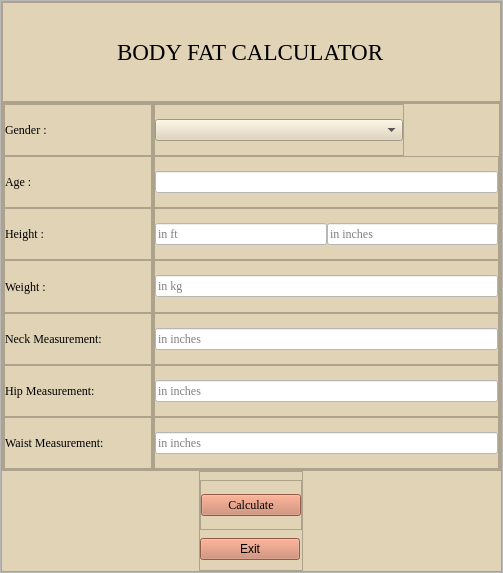
<?xml version="1.0" encoding="UTF-8"?>
<ui version="4.0">
 <class>basic</class>
 <widget class="QMainWindow" name="basic">
  <property name="geometry">
   <rect>
    <x>0</x>
    <y>0</y>
    <width>503</width>
    <height>573</height>
   </rect>
  </property>
  <property name="windowTitle">
   <string>basic</string>
  </property>
  <widget class="QWidget" name="centralwidget">
   <layout class="QVBoxLayout" name="verticalLayout">
    <property name="spacing">
     <number>0</number>
    </property>
    <property name="leftMargin">
     <number>0</number>
    </property>
    <property name="topMargin">
     <number>0</number>
    </property>
    <property name="rightMargin">
     <number>0</number>
    </property>
    <property name="bottomMargin">
     <number>0</number>
    </property>
    <item>
     <widget class="QFrame" name="frame">
      <property name="frameShape">
       <enum>QFrame::StyledPanel</enum>
      </property>
      <property name="frameShadow">
       <enum>QFrame::Raised</enum>
      </property>
      <layout class="QHBoxLayout" name="horizontalLayout">
       <property name="spacing">
        <number>0</number>
       </property>
       <property name="leftMargin">
        <number>0</number>
       </property>
       <property name="topMargin">
        <number>0</number>
       </property>
       <property name="rightMargin">
        <number>0</number>
       </property>
       <property name="bottomMargin">
        <number>0</number>
       </property>
       <item>
        <widget class="QFrame" name="frame_2">
         <property name="maximumSize">
          <size>
           <width>16777215</width>
           <height>16777215</height>
          </size>
         </property>
         <property name="styleSheet">
          <string notr="true">QMainWindow {background: #e0d3b6;}
QWidget {background: #e0d3b6;}
QFrame {background: #e0d3b6;}
QCommandLinkButton  {background:#e0d3b6;}
QLabel {background: #e0d3b6;}
QLineEdit {font: #161514;}




</string>
         </property>
         <property name="frameShape">
          <enum>QFrame::StyledPanel</enum>
         </property>
         <property name="frameShadow">
          <enum>QFrame::Raised</enum>
         </property>
         <layout class="QVBoxLayout" name="verticalLayout_22">
          <property name="spacing">
           <number>0</number>
          </property>
          <property name="leftMargin">
           <number>0</number>
          </property>
          <property name="topMargin">
           <number>0</number>
          </property>
          <property name="rightMargin">
           <number>0</number>
          </property>
          <property name="bottomMargin">
           <number>0</number>
          </property>
          <item>
           <widget class="QFrame" name="frame_28">
            <property name="maximumSize">
             <size>
              <width>16777215</width>
              <height>100</height>
             </size>
            </property>
            <property name="frameShape">
             <enum>QFrame::StyledPanel</enum>
            </property>
            <property name="frameShadow">
             <enum>QFrame::Raised</enum>
            </property>
            <layout class="QHBoxLayout" name="horizontalLayout_2">
             <property name="spacing">
              <number>0</number>
             </property>
             <property name="leftMargin">
              <number>0</number>
             </property>
             <property name="topMargin">
              <number>0</number>
             </property>
             <property name="rightMargin">
              <number>0</number>
             </property>
             <property name="bottomMargin">
              <number>0</number>
             </property>
             <item alignment="Qt::AlignHCenter">
              <widget class="QLabel" name="label">
               <property name="font">
                <font>
                 <family>Times New Roman</family>
                 <pointsize>17</pointsize>
                </font>
               </property>
               <property name="text">
                <string>BODY FAT CALCULATOR</string>
               </property>
              </widget>
             </item>
            </layout>
           </widget>
          </item>
          <item>
           <widget class="QFrame" name="frame_30">
            <property name="frameShape">
             <enum>QFrame::StyledPanel</enum>
            </property>
            <property name="frameShadow">
             <enum>QFrame::Raised</enum>
            </property>
            <layout class="QHBoxLayout" name="horizontalLayout_3">
             <property name="spacing">
              <number>0</number>
             </property>
             <property name="leftMargin">
              <number>0</number>
             </property>
             <property name="topMargin">
              <number>0</number>
             </property>
             <property name="rightMargin">
              <number>0</number>
             </property>
             <property name="bottomMargin">
              <number>0</number>
             </property>
             <item>
              <widget class="QFrame" name="frame_31">
               <property name="minimumSize">
                <size>
                 <width>150</width>
                 <height>0</height>
                </size>
               </property>
               <property name="frameShape">
                <enum>QFrame::StyledPanel</enum>
               </property>
               <property name="frameShadow">
                <enum>QFrame::Raised</enum>
               </property>
               <layout class="QVBoxLayout" name="verticalLayout_2">
                <property name="spacing">
                 <number>0</number>
                </property>
                <property name="leftMargin">
                 <number>0</number>
                </property>
                <property name="topMargin">
                 <number>0</number>
                </property>
                <property name="rightMargin">
                 <number>0</number>
                </property>
                <property name="bottomMargin">
                 <number>0</number>
                </property>
                <item>
                 <widget class="QFrame" name="frame_33">
                  <property name="frameShape">
                   <enum>QFrame::StyledPanel</enum>
                  </property>
                  <property name="frameShadow">
                   <enum>QFrame::Raised</enum>
                  </property>
                  <layout class="QHBoxLayout" name="horizontalLayout_7">
                   <property name="spacing">
                    <number>0</number>
                   </property>
                   <property name="leftMargin">
                    <number>0</number>
                   </property>
                   <property name="topMargin">
                    <number>0</number>
                   </property>
                   <property name="rightMargin">
                    <number>0</number>
                   </property>
                   <property name="bottomMargin">
                    <number>0</number>
                   </property>
                   <item>
                    <widget class="QLabel" name="label_2">
                     <property name="font">
                      <font>
                       <family>Times New Roman</family>
                      </font>
                     </property>
                     <property name="text">
                      <string>Gender :</string>
                     </property>
                    </widget>
                   </item>
                  </layout>
                 </widget>
                </item>
                <item>
                 <widget class="QFrame" name="frame_36">
                  <property name="frameShape">
                   <enum>QFrame::StyledPanel</enum>
                  </property>
                  <property name="frameShadow">
                   <enum>QFrame::Raised</enum>
                  </property>
                  <layout class="QHBoxLayout" name="horizontalLayout_8">
                   <property name="spacing">
                    <number>0</number>
                   </property>
                   <property name="leftMargin">
                    <number>0</number>
                   </property>
                   <property name="topMargin">
                    <number>0</number>
                   </property>
                   <property name="rightMargin">
                    <number>0</number>
                   </property>
                   <property name="bottomMargin">
                    <number>0</number>
                   </property>
                   <item>
                    <widget class="QLabel" name="label_3">
                     <property name="font">
                      <font>
                       <family>Times New Roman</family>
                      </font>
                     </property>
                     <property name="text">
                      <string>Age :</string>
                     </property>
                    </widget>
                   </item>
                  </layout>
                 </widget>
                </item>
                <item>
                 <widget class="QFrame" name="frame_34">
                  <property name="frameShape">
                   <enum>QFrame::StyledPanel</enum>
                  </property>
                  <property name="frameShadow">
                   <enum>QFrame::Raised</enum>
                  </property>
                  <layout class="QHBoxLayout" name="horizontalLayout_9">
                   <property name="spacing">
                    <number>0</number>
                   </property>
                   <property name="leftMargin">
                    <number>0</number>
                   </property>
                   <property name="topMargin">
                    <number>0</number>
                   </property>
                   <property name="rightMargin">
                    <number>0</number>
                   </property>
                   <property name="bottomMargin">
                    <number>0</number>
                   </property>
                   <item>
                    <widget class="QLabel" name="label_4">
                     <property name="font">
                      <font>
                       <family>Times New Roman</family>
                      </font>
                     </property>
                     <property name="text">
                      <string>Height :</string>
                     </property>
                    </widget>
                   </item>
                  </layout>
                 </widget>
                </item>
                <item>
                 <widget class="QFrame" name="frame_35">
                  <property name="frameShape">
                   <enum>QFrame::StyledPanel</enum>
                  </property>
                  <property name="frameShadow">
                   <enum>QFrame::Raised</enum>
                  </property>
                  <layout class="QHBoxLayout" name="horizontalLayout_11">
                   <property name="spacing">
                    <number>0</number>
                   </property>
                   <property name="leftMargin">
                    <number>0</number>
                   </property>
                   <property name="topMargin">
                    <number>0</number>
                   </property>
                   <property name="rightMargin">
                    <number>0</number>
                   </property>
                   <property name="bottomMargin">
                    <number>0</number>
                   </property>
                   <item>
                    <widget class="QLabel" name="label_5">
                     <property name="font">
                      <font>
                       <family>Times New Roman</family>
                      </font>
                     </property>
                     <property name="text">
                      <string>Weight :</string>
                     </property>
                    </widget>
                   </item>
                  </layout>
                 </widget>
                </item>
                <item>
                 <widget class="QFrame" name="frame_5">
                  <property name="frameShape">
                   <enum>QFrame::StyledPanel</enum>
                  </property>
                  <property name="frameShadow">
                   <enum>QFrame::Raised</enum>
                  </property>
                  <layout class="QHBoxLayout" name="horizontalLayout_12">
                   <property name="spacing">
                    <number>0</number>
                   </property>
                   <property name="leftMargin">
                    <number>0</number>
                   </property>
                   <property name="topMargin">
                    <number>0</number>
                   </property>
                   <property name="rightMargin">
                    <number>0</number>
                   </property>
                   <property name="bottomMargin">
                    <number>0</number>
                   </property>
                   <item>
                    <widget class="QLabel" name="label_6">
                     <property name="font">
                      <font>
                       <family>Times New Roman</family>
                      </font>
                     </property>
                     <property name="text">
                      <string>Neck Measurement:</string>
                     </property>
                    </widget>
                   </item>
                  </layout>
                 </widget>
                </item>
                <item>
                 <widget class="QFrame" name="frame_4">
                  <property name="frameShape">
                   <enum>QFrame::StyledPanel</enum>
                  </property>
                  <property name="frameShadow">
                   <enum>QFrame::Raised</enum>
                  </property>
                  <layout class="QHBoxLayout" name="horizontalLayout_13">
                   <property name="spacing">
                    <number>0</number>
                   </property>
                   <property name="leftMargin">
                    <number>0</number>
                   </property>
                   <property name="topMargin">
                    <number>0</number>
                   </property>
                   <property name="rightMargin">
                    <number>0</number>
                   </property>
                   <property name="bottomMargin">
                    <number>0</number>
                   </property>
                   <item>
                    <widget class="QLabel" name="label_7">
                     <property name="font">
                      <font>
                       <family>Times New Roman</family>
                      </font>
                     </property>
                     <property name="text">
                      <string>Hip Measurement:</string>
                     </property>
                    </widget>
                   </item>
                  </layout>
                 </widget>
                </item>
                <item>
                 <widget class="QFrame" name="frame_3">
                  <property name="frameShape">
                   <enum>QFrame::StyledPanel</enum>
                  </property>
                  <property name="frameShadow">
                   <enum>QFrame::Raised</enum>
                  </property>
                  <layout class="QHBoxLayout" name="horizontalLayout_14">
                   <property name="spacing">
                    <number>0</number>
                   </property>
                   <property name="leftMargin">
                    <number>0</number>
                   </property>
                   <property name="topMargin">
                    <number>0</number>
                   </property>
                   <property name="rightMargin">
                    <number>0</number>
                   </property>
                   <property name="bottomMargin">
                    <number>0</number>
                   </property>
                   <item>
                    <widget class="QLabel" name="label_9">
                     <property name="font">
                      <font>
                       <family>Times New Roman</family>
                      </font>
                     </property>
                     <property name="text">
                      <string>Waist Measurement:</string>
                     </property>
                    </widget>
                   </item>
                  </layout>
                 </widget>
                </item>
               </layout>
              </widget>
             </item>
             <item>
              <widget class="QFrame" name="frame_32">
               <property name="minimumSize">
                <size>
                 <width>300</width>
                 <height>0</height>
                </size>
               </property>
               <property name="frameShape">
                <enum>QFrame::StyledPanel</enum>
               </property>
               <property name="frameShadow">
                <enum>QFrame::Raised</enum>
               </property>
               <layout class="QVBoxLayout" name="verticalLayout_3">
                <property name="spacing">
                 <number>0</number>
                </property>
                <property name="leftMargin">
                 <number>0</number>
                </property>
                <property name="topMargin">
                 <number>0</number>
                </property>
                <property name="rightMargin">
                 <number>0</number>
                </property>
                <property name="bottomMargin">
                 <number>0</number>
                </property>
                <item alignment="Qt::AlignLeft">
                 <widget class="QFrame" name="frame_37">
                  <property name="minimumSize">
                   <size>
                    <width>250</width>
                    <height>0</height>
                   </size>
                  </property>
                  <property name="frameShape">
                   <enum>QFrame::StyledPanel</enum>
                  </property>
                  <property name="frameShadow">
                   <enum>QFrame::Raised</enum>
                  </property>
                  <layout class="QHBoxLayout" name="horizontalLayout_4">
                   <property name="spacing">
                    <number>0</number>
                   </property>
                   <property name="leftMargin">
                    <number>0</number>
                   </property>
                   <property name="topMargin">
                    <number>0</number>
                   </property>
                   <property name="rightMargin">
                    <number>0</number>
                   </property>
                   <property name="bottomMargin">
                    <number>0</number>
                   </property>
                   <item>
                    <widget class="QComboBox" name="comboBox">
                     <property name="maximumSize">
                      <size>
                       <width>250</width>
                       <height>16777215</height>
                      </size>
                     </property>
                     <property name="font">
                      <font>
                       <family>Times New Roman</family>
                      </font>
                     </property>
                     <item>
                      <property name="text">
                       <string/>
                      </property>
                     </item>
                     <item>
                      <property name="text">
                       <string>Male</string>
                      </property>
                     </item>
                     <item>
                      <property name="text">
                       <string>Female</string>
                      </property>
                     </item>
                     <item>
                      <property name="text">
                       <string>Others</string>
                      </property>
                     </item>
                    </widget>
                   </item>
                  </layout>
                 </widget>
                </item>
                <item>
                 <widget class="QFrame" name="frame_38">
                  <property name="frameShape">
                   <enum>QFrame::StyledPanel</enum>
                  </property>
                  <property name="frameShadow">
                   <enum>QFrame::Raised</enum>
                  </property>
                  <layout class="QVBoxLayout" name="verticalLayout_4">
                   <property name="spacing">
                    <number>0</number>
                   </property>
                   <property name="leftMargin">
                    <number>0</number>
                   </property>
                   <property name="topMargin">
                    <number>0</number>
                   </property>
                   <property name="rightMargin">
                    <number>0</number>
                   </property>
                   <property name="bottomMargin">
                    <number>0</number>
                   </property>
                   <item>
                    <widget class="QLineEdit" name="lineEdit_4">
                     <property name="styleSheet">
                      <string notr="true">QMainWindow {background: #e0d3b6;}

QPushButton {background: #cc7f63;}

QCommandLinkButton  {background:#e0d3b6;}

QLabel {font:  #c9563c;}

QLineEdit{background:#ffffff;}

QTextEdit {font: #161514;}</string>
                     </property>
                    </widget>
                   </item>
                  </layout>
                 </widget>
                </item>
                <item>
                 <widget class="QFrame" name="frame_39">
                  <property name="frameShape">
                   <enum>QFrame::StyledPanel</enum>
                  </property>
                  <property name="frameShadow">
                   <enum>QFrame::Raised</enum>
                  </property>
                  <layout class="QHBoxLayout" name="horizontalLayout_5">
                   <property name="spacing">
                    <number>0</number>
                   </property>
                   <property name="leftMargin">
                    <number>0</number>
                   </property>
                   <property name="topMargin">
                    <number>0</number>
                   </property>
                   <property name="rightMargin">
                    <number>0</number>
                   </property>
                   <property name="bottomMargin">
                    <number>0</number>
                   </property>
                   <item>
                    <widget class="QLineEdit" name="lineEdit">
                     <property name="font">
                      <font>
                       <family>Times New Roman</family>
                       <italic>false</italic>
                       <bold>false</bold>
                      </font>
                     </property>
                     <property name="styleSheet">
                      <string notr="true">QMainWindow {background: #e0d3b6;}

QPushButton {background: #cc7f63;}

QCommandLinkButton  {background:#e0d3b6;}

QLabel {font:  #c9563c;}

QLineEdit{background:#ffffff;}

QTextEdit {font: #161514;}</string>
                     </property>
                     <property name="placeholderText">
                      <string>in ft</string>
                     </property>
                    </widget>
                   </item>
                   <item>
                    <widget class="QLineEdit" name="lineEdit_2">
                     <property name="font">
                      <font>
                       <family>Times New Roman</family>
                       <italic>false</italic>
                       <bold>false</bold>
                      </font>
                     </property>
                     <property name="styleSheet">
                      <string notr="true">QMainWindow {background: #e0d3b6;}

QPushButton {background: #cc7f63;}

QCommandLinkButton  {background:#e0d3b6;}

QLabel {font:  #c9563c;}

QLineEdit{background:#ffffff;}

QTextEdit {font: #161514;}</string>
                     </property>
                     <property name="placeholderText">
                      <string>in inches</string>
                     </property>
                    </widget>
                   </item>
                  </layout>
                 </widget>
                </item>
                <item>
                 <widget class="QFrame" name="frame_40">
                  <property name="frameShape">
                   <enum>QFrame::StyledPanel</enum>
                  </property>
                  <property name="frameShadow">
                   <enum>QFrame::Raised</enum>
                  </property>
                  <layout class="QHBoxLayout" name="horizontalLayout_18">
                   <property name="spacing">
                    <number>0</number>
                   </property>
                   <property name="leftMargin">
                    <number>0</number>
                   </property>
                   <property name="topMargin">
                    <number>0</number>
                   </property>
                   <property name="rightMargin">
                    <number>0</number>
                   </property>
                   <property name="bottomMargin">
                    <number>0</number>
                   </property>
                   <item>
                    <widget class="QLineEdit" name="lineEdit_3">
                     <property name="font">
                      <font>
                       <family>Times New Roman</family>
                       <italic>false</italic>
                       <bold>false</bold>
                      </font>
                     </property>
                     <property name="styleSheet">
                      <string notr="true">QMainWindow {background: #e0d3b6;}

QPushButton {background: #cc7f63;}

QCommandLinkButton  {background:#e0d3b6;}

QLabel {font:  #c9563c;}

QLineEdit{background:#ffffff;}

QTextEdit {font: #161514;}</string>
                     </property>
                     <property name="placeholderText">
                      <string>in kg</string>
                     </property>
                    </widget>
                   </item>
                  </layout>
                 </widget>
                </item>
                <item>
                 <widget class="QFrame" name="frame_6">
                  <property name="frameShape">
                   <enum>QFrame::StyledPanel</enum>
                  </property>
                  <property name="frameShadow">
                   <enum>QFrame::Raised</enum>
                  </property>
                  <layout class="QHBoxLayout" name="horizontalLayout_17">
                   <property name="spacing">
                    <number>0</number>
                   </property>
                   <property name="leftMargin">
                    <number>0</number>
                   </property>
                   <property name="topMargin">
                    <number>0</number>
                   </property>
                   <property name="rightMargin">
                    <number>0</number>
                   </property>
                   <property name="bottomMargin">
                    <number>0</number>
                   </property>
                   <item>
                    <widget class="QLineEdit" name="lineEdit_5">
                     <property name="font">
                      <font>
                       <family>Times New Roman</family>
                       <italic>false</italic>
                       <bold>false</bold>
                      </font>
                     </property>
                     <property name="styleSheet">
                      <string notr="true">QMainWindow {background: #e0d3b6;}

QPushButton {background: #cc7f63;}

QCommandLinkButton  {background:#e0d3b6;}

QLabel {font:  #c9563c;}

QLineEdit{background:#ffffff;}

QTextEdit {font: #161514;}</string>
                     </property>
                     <property name="placeholderText">
                      <string>in inches</string>
                     </property>
                    </widget>
                   </item>
                  </layout>
                 </widget>
                </item>
                <item>
                 <widget class="QFrame" name="frame_7">
                  <property name="frameShape">
                   <enum>QFrame::StyledPanel</enum>
                  </property>
                  <property name="frameShadow">
                   <enum>QFrame::Raised</enum>
                  </property>
                  <layout class="QHBoxLayout" name="horizontalLayout_16">
                   <property name="spacing">
                    <number>0</number>
                   </property>
                   <property name="leftMargin">
                    <number>0</number>
                   </property>
                   <property name="topMargin">
                    <number>0</number>
                   </property>
                   <property name="rightMargin">
                    <number>0</number>
                   </property>
                   <property name="bottomMargin">
                    <number>0</number>
                   </property>
                   <item>
                    <widget class="QLineEdit" name="lineEdit_6">
                     <property name="font">
                      <font>
                       <family>Times New Roman</family>
                       <italic>false</italic>
                       <bold>false</bold>
                      </font>
                     </property>
                     <property name="styleSheet">
                      <string notr="true">QMainWindow {background: #e0d3b6;}

QPushButton {background: #cc7f63;}

QCommandLinkButton  {background:#e0d3b6;}

QLabel {font:  #c9563c;}

QLineEdit{background:#ffffff;}

QTextEdit {font: #161514;}</string>
                     </property>
                     <property name="placeholderText">
                      <string>in inches</string>
                     </property>
                    </widget>
                   </item>
                  </layout>
                 </widget>
                </item>
                <item>
                 <widget class="QFrame" name="frame_8">
                  <property name="frameShape">
                   <enum>QFrame::StyledPanel</enum>
                  </property>
                  <property name="frameShadow">
                   <enum>QFrame::Raised</enum>
                  </property>
                  <layout class="QHBoxLayout" name="horizontalLayout_15">
                   <property name="spacing">
                    <number>0</number>
                   </property>
                   <property name="leftMargin">
                    <number>0</number>
                   </property>
                   <property name="topMargin">
                    <number>0</number>
                   </property>
                   <property name="rightMargin">
                    <number>0</number>
                   </property>
                   <property name="bottomMargin">
                    <number>0</number>
                   </property>
                   <item>
                    <widget class="QLineEdit" name="lineEdit_7">
                     <property name="font">
                      <font>
                       <family>Times New Roman</family>
                       <italic>false</italic>
                       <bold>false</bold>
                      </font>
                     </property>
                     <property name="styleSheet">
                      <string notr="true">QMainWindow {background: #e0d3b6;}

QPushButton {background: #cc7f63;}

QCommandLinkButton  {background:#e0d3b6;}

QLabel {font:  #c9563c;}

QLineEdit{background:#ffffff;}

QTextEdit {font: #161514;}</string>
                     </property>
                     <property name="placeholderText">
                      <string>in inches</string>
                     </property>
                    </widget>
                   </item>
                  </layout>
                 </widget>
                </item>
               </layout>
              </widget>
             </item>
            </layout>
           </widget>
          </item>
          <item alignment="Qt::AlignHCenter">
           <widget class="QFrame" name="frame_29">
            <property name="maximumSize">
             <size>
              <width>16777215</width>
              <height>100</height>
             </size>
            </property>
            <property name="frameShape">
             <enum>QFrame::StyledPanel</enum>
            </property>
            <property name="frameShadow">
             <enum>QFrame::Raised</enum>
            </property>
            <layout class="QVBoxLayout" name="verticalLayout_5">
             <property name="spacing">
              <number>0</number>
             </property>
             <property name="leftMargin">
              <number>0</number>
             </property>
             <property name="topMargin">
              <number>0</number>
             </property>
             <property name="rightMargin">
              <number>0</number>
             </property>
             <property name="bottomMargin">
              <number>0</number>
             </property>
             <item alignment="Qt::AlignHCenter">
              <widget class="QFrame" name="frame_41">
               <property name="maximumSize">
                <size>
                 <width>16777215</width>
                 <height>50</height>
                </size>
               </property>
               <property name="frameShape">
                <enum>QFrame::StyledPanel</enum>
               </property>
               <property name="frameShadow">
                <enum>QFrame::Raised</enum>
               </property>
               <layout class="QVBoxLayout" name="verticalLayout_39">
                <property name="spacing">
                 <number>0</number>
                </property>
                <property name="leftMargin">
                 <number>0</number>
                </property>
                <property name="topMargin">
                 <number>0</number>
                </property>
                <property name="rightMargin">
                 <number>0</number>
                </property>
                <property name="bottomMargin">
                 <number>0</number>
                </property>
                <item>
                 <widget class="QPushButton" name="pushButton">
                  <property name="minimumSize">
                   <size>
                    <width>100</width>
                    <height>0</height>
                   </size>
                  </property>
                  <property name="maximumSize">
                   <size>
                    <width>100</width>
                    <height>16777215</height>
                   </size>
                  </property>
                  <property name="font">
                   <font>
                    <family>Times New Roman</family>
                   </font>
                  </property>
                  <property name="styleSheet">
                   <string notr="true">QMainWindow {background: #e0d3b6;}

QPushButton {background: #cc7f63;}

QCommandLinkButton  {background:#e0d3b6;}

QLabel {font:  #c9563c;}

QLineEdit{background:#ffffff;}

QTextEdit {font: #161514;}</string>
                  </property>
                  <property name="text">
                   <string>Calculate</string>
                  </property>
                 </widget>
                </item>
               </layout>
              </widget>
             </item>
             <item>
              <widget class="QPushButton" name="pushButton_2">
               <property name="maximumSize">
                <size>
                 <width>100</width>
                 <height>16777215</height>
                </size>
               </property>
               <property name="styleSheet">
                <string notr="true">QMainWindow {background: #e0d3b6;}

QPushButton {background: #cc7f63;}

QCommandLinkButton  {background:#e0d3b6;}

QLabel {font:  #c9563c;}

QLineEdit{background:#ffffff;}

QTextEdit {font: #161514;}</string>
               </property>
               <property name="text">
                <string>Exit</string>
               </property>
              </widget>
             </item>
            </layout>
           </widget>
          </item>
         </layout>
        </widget>
       </item>
      </layout>
     </widget>
    </item>
   </layout>
  </widget>
 </widget>
 <resources/>
 <connections/>
</ui>
